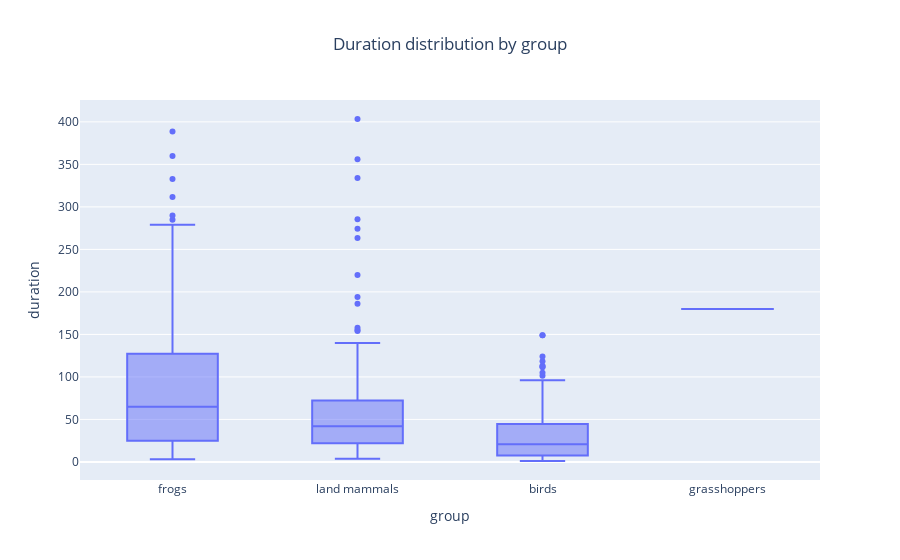

Source (notebook cell):
### Markdown cell above
## 3.3. Duration Analysis

### Code cell
fig = eda.duration_analysis(df, 'group', 'duration')

### Figure 1 — Plotly figure (JSON) as saved in the notebook; plotly's stock layout.template omitted (floating-point values rounded to 4 significant figures; data arrays with more than 128 entries replaced by an {"elided": "..."} marker saying what was removed)
{"data": [{"alignmentgroup": "True", "hovertemplate": "group=%{x}<br>duration=%{y}<extra></extra>", "legendgroup": "", "marker": {"color": "#636efa"}, "name": "", "notched": false, "offsetgroup": "", "orientation": "v", "showlegend": false, "type": "box", "x": {"elided": "500 str values"}, "x0": " ", "xaxis": "x", "y": {"elided": "500 float values"}, "y0": " ", "yaxis": "y"}], "layout": {"boxmode": "group", "legend": {"tracegroupgap": 0}, "title": {"text": "Duration distribution by group", "x": 0.5}, "xaxis": {"anchor": "y", "domain": [0, 1], "title": {"text": "group"}}, "yaxis": {"anchor": "x", "domain": [0, 1], "title": {"text": "duration"}}}}
